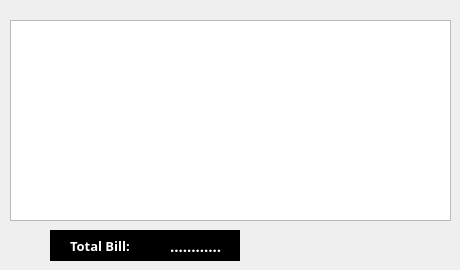
             <widget class="QWidget" name="page_9">
              <widget class="QTableWidget" name="tableWidgetbill">
               <property name="geometry">
                <rect>
                 <x>10</x>
                 <y>20</y>
                 <width>441</width>
                 <height>201</height>
                </rect>
               </property>
               <property name="styleSheet">
                <string notr="true">	QTableView {
    color: rgb(70, 151, 185);
    border-color: qlineargradient(spread: pad, x1: 0, y1: 0, x2: 1, y2: 0, stop: 0 		rgba(0, 0, 0, 255), stop: 1 rgba(255, 255, 255, 255));
}


QHeaderView::section {
    font-weight: bold;
    color: rgb(0, 0, 117); /* You can adjust the text color in the header */
}
</string>
               </property>
               <property name="editTriggers">
                <set>QAbstractItemView::NoEditTriggers</set>
               </property>
              </widget>
              <widget class="QLabel" name="label_82">
               <property name="geometry">
                <rect>
                 <x>50</x>
                 <y>230</y>
                 <width>190</width>
                 <height>31</height>
                </rect>
               </property>
               <property name="styleSheet">
                <string notr="true">background-color:rgb(0,0,0)</string>
               </property>
               <property name="text">
                <string/>
               </property>
              </widget>
              <widget class="QLabel" name="label_58">
               <property name="geometry">
                <rect>
                 <x>70</x>
                 <y>235</y>
                 <width>91</width>
                 <height>21</height>
                </rect>
               </property>
               <property name="font">
                <font>
                 <family>Mongolian Baiti</family>
                 <pointsize>10</pointsize>
                 <weight>75</weight>
                 <bold>true</bold>
                </font>
               </property>
               <property name="styleSheet">
                <string notr="true">background-color:none;
color:rgb(255, 255, 255)</string>
               </property>
               <property name="text">
                <string>Total Bill:</string>
               </property>
              </widget>
              <widget class="QLabel" name="label_59">
               <property name="geometry">
                <rect>
                 <x>170</x>
                 <y>230</y>
                 <width>51</width>
                 <height>31</height>
                </rect>
               </property>
               <property name="font">
                <font>
                 <family>Mongolian Baiti</family>
                 <pointsize>11</pointsize>
                 <weight>75</weight>
                 <bold>true</bold>
                </font>
               </property>
               <property name="styleSheet">
                <string notr="true">
background-color:rgb(0,0,0);
color:rgb(255,255,255);</string>
               </property>
               <property name="text">
                <string>..............</string>
               </property>
              </widget>
             </widget>
